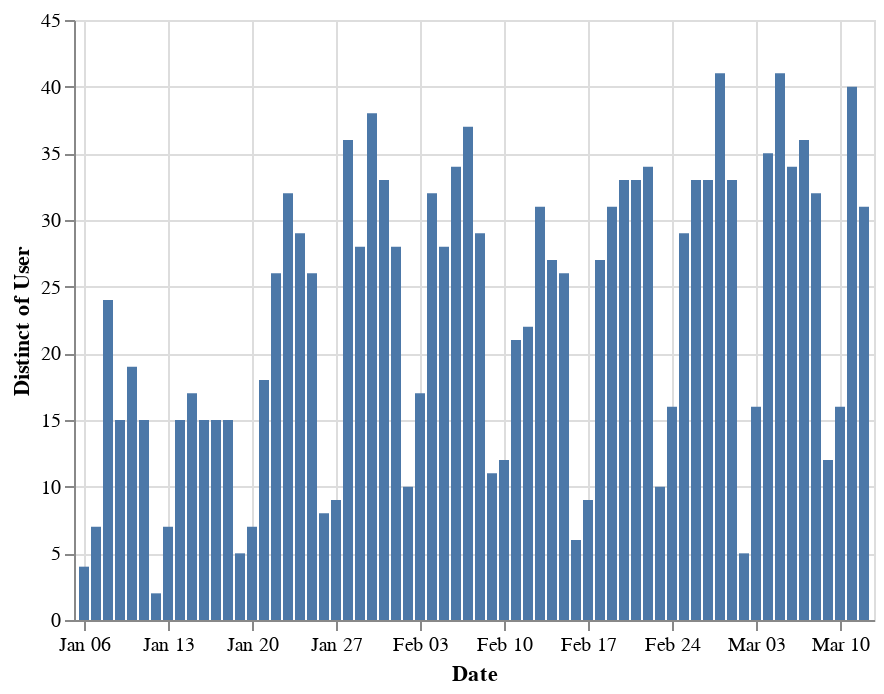

Notebook code for this chart:
### Code cell
alt.Chart(df).mark_bar().encode(
    x='Date:T',
    y='distinct(User)'
)

### Figure 1 — Vega-Lite specification as saved in the notebook (floating-point values rounded to 4 significant figures; data arrays with more than 128 entries replaced by an {"elided": "..."} marker saying what was removed)
{"$schema": "https://vega.github.io/schema/vega-lite/v2.6.0.json", "config": {"view": {"height": 300, "width": 400}}, "data": {"name": "data-29f613ad460acf3e3eb4a8cf35f06647"}, "datasets": {"data-29f613ad460acf3e3eb4a8cf35f06647": {"elided": "2352 records"}}, "encoding": {"x": {"field": "Date", "type": "temporal"}, "y": {"aggregate": "distinct", "field": "User", "type": "nominal"}}, "mark": "bar"}
